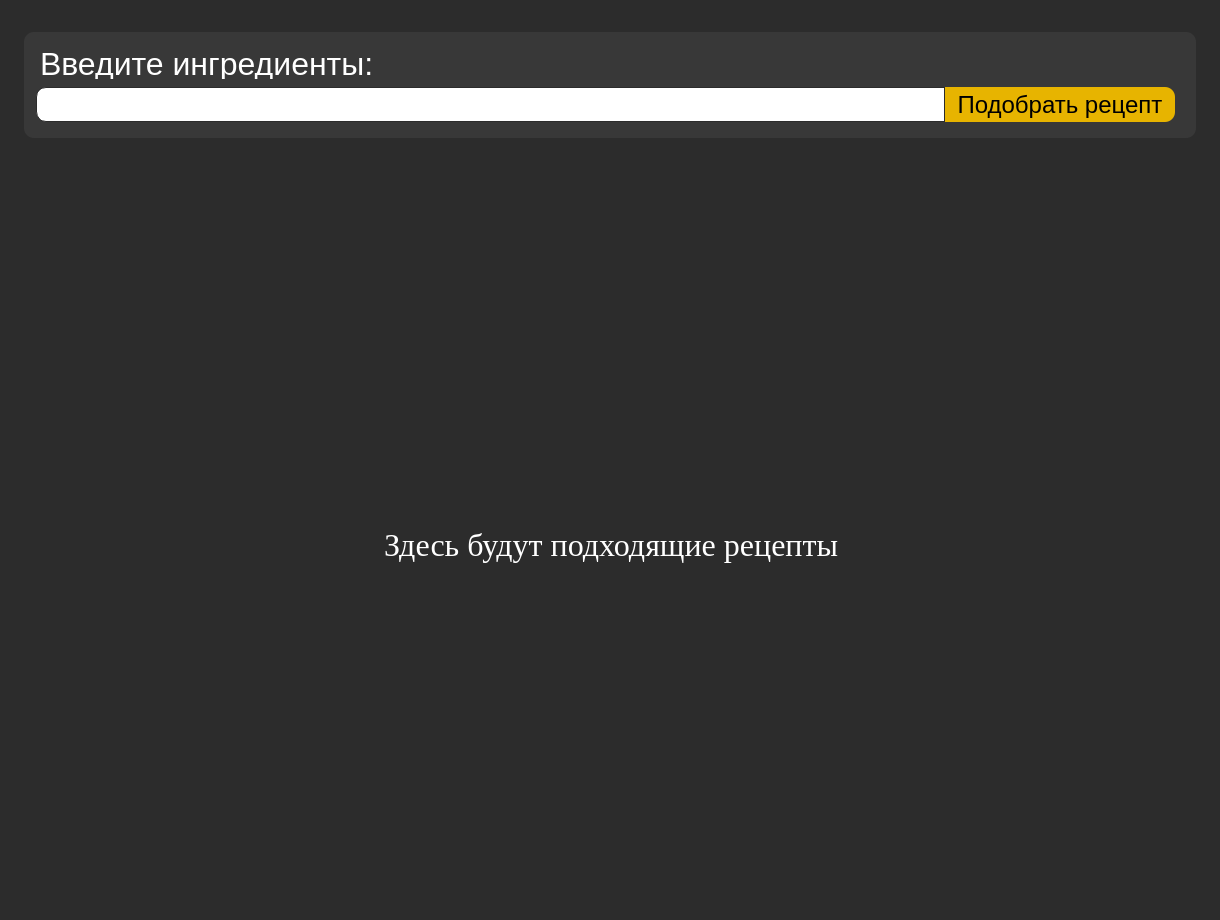
<?xml version="1.0" encoding="UTF-8"?>
<ui version="4.0">
 <class>MainWindow</class>
 <widget class="QMainWindow" name="MainWindow">
  <property name="geometry">
   <rect>
    <x>0</x>
    <y>0</y>
    <width>1220</width>
    <height>920</height>
   </rect>
  </property>
  <property name="sizePolicy">
   <sizepolicy hsizetype="Fixed" vsizetype="Fixed">
    <horstretch>0</horstretch>
    <verstretch>0</verstretch>
   </sizepolicy>
  </property>
  <property name="minimumSize">
   <size>
    <width>1220</width>
    <height>920</height>
   </size>
  </property>
  <property name="maximumSize">
   <size>
    <width>1220</width>
    <height>920</height>
   </size>
  </property>
  <property name="font">
   <font>
    <weight>50</weight>
    <bold>false</bold>
   </font>
  </property>
  <property name="windowTitle">
   <string>WhatsEat</string>
  </property>
  <property name="whatsThis">
   <string/>
  </property>
  <property name="styleSheet">
   <string notr="true">background-color: rgb(44, 44, 44);</string>
  </property>
  <widget class="QWidget" name="centralwidget">
   <property name="cursor">
    <cursorShape>ArrowCursor</cursorShape>
   </property>
   <property name="styleSheet">
    <string notr="true"/>
   </property>
   <widget class="QScrollArea" name="scrollArea">
    <property name="geometry">
     <rect>
      <x>0</x>
      <y>0</y>
      <width>1220</width>
      <height>920</height>
     </rect>
    </property>
    <property name="styleSheet">
     <string notr="true">border:none;</string>
    </property>
    <property name="widgetResizable">
     <bool>true</bool>
    </property>
    <widget class="QWidget" name="scrollAreaWidgetContents">
     <property name="geometry">
      <rect>
       <x>0</x>
       <y>0</y>
       <width>1220</width>
       <height>920</height>
      </rect>
     </property>
     <widget class="QWidget" name="list_recipes" native="true">
      <property name="geometry">
       <rect>
        <x>24</x>
        <y>170</y>
        <width>1172</width>
        <height>9000</height>
       </rect>
      </property>
      <widget class="QLabel" name="preview">
       <property name="geometry">
        <rect>
         <x>360</x>
         <y>0</y>
         <width>501</width>
         <height>750</height>
        </rect>
       </property>
       <property name="font">
        <font>
         <family>Times New Roman</family>
         <pointsize>24</pointsize>
        </font>
       </property>
       <property name="styleSheet">
        <string notr="true">color: rgb(255, 255, 255);</string>
       </property>
       <property name="text">
        <string>Здесь будут подходящие рецепты</string>
       </property>
      </widget>
     </widget>
     <widget class="QWidget" name="search_panel" native="true">
      <property name="geometry">
       <rect>
        <x>24</x>
        <y>32</y>
        <width>1172</width>
        <height>106</height>
       </rect>
      </property>
      <property name="sizePolicy">
       <sizepolicy hsizetype="Fixed" vsizetype="Fixed">
        <horstretch>0</horstretch>
        <verstretch>0</verstretch>
       </sizepolicy>
      </property>
      <property name="minimumSize">
       <size>
        <width>1172</width>
        <height>106</height>
       </size>
      </property>
      <property name="maximumSize">
       <size>
        <width>1172</width>
        <height>106</height>
       </size>
      </property>
      <property name="styleSheet">
       <string notr="true">border-radius:10px;background-color: rgb(56, 56, 56);</string>
      </property>
      <widget class="QLineEdit" name="input_product">
       <property name="geometry">
        <rect>
         <x>12</x>
         <y>55</y>
         <width>909</width>
         <height>35</height>
        </rect>
       </property>
       <property name="font">
        <font>
         <pointsize>18</pointsize>
        </font>
       </property>
       <property name="styleSheet">
        <string notr="true">color: rgb(0, 0, 0);background-color: rgb(255, 255, 255);border-top-left-radius: 10px;border-top-right-radius: 0px;border-bottom-right-radius: 0px;border-bottom-left-radius: 10px;border-top-color: rgb(44, 44, 44);border-top-style: solid;border-top-width: 1px;border-right-color: rgb(44, 44, 44);border-right-style: solid;border-right-width: 1px;border-bottom-color: rgb(44, 44, 44);border-bottom-style: solid;border-bottom-width: 1px;border-left-color: rgb(44, 44, 44);border-left-style: solid;border-left-width: 1px;border-image-source: initial;border-image-slice: initial;    border-image-width: initial;border-image-outset: initial;border-image-repeat: initial;</string>
       </property>
       <property name="text">
        <string/>
       </property>
      </widget>
      <widget class="QPushButton" name="search_recipe">
       <property name="geometry">
        <rect>
         <x>921</x>
         <y>55</y>
         <width>230</width>
         <height>35</height>
        </rect>
       </property>
       <property name="font">
        <font>
         <pointsize>18</pointsize>
        </font>
       </property>
       <property name="styleSheet">
        <string notr="true">background-color: rgb(231, 180, 0);border-color: rgb(44, 44, 44);border-top-left-radius: 0px;border-top-right-radius: 10px;border-bottom-right-radius: 10px;border-bottom-left-radius: 0px;</string>
       </property>
       <property name="text">
        <string>Подобрать рецепт</string>
       </property>
      </widget>
      <widget class="QLabel" name="search_label">
       <property name="geometry">
        <rect>
         <x>16</x>
         <y>16</y>
         <width>351</width>
         <height>31</height>
        </rect>
       </property>
       <property name="font">
        <font>
         <pointsize>24</pointsize>
        </font>
       </property>
       <property name="styleSheet">
        <string notr="true">color: rgb(255, 255, 255);</string>
       </property>
       <property name="text">
        <string>Введите ингредиенты:</string>
       </property>
      </widget>
     </widget>
    </widget>
   </widget>
  </widget>
 </widget>
 <resources/>
 <connections/>
</ui>
